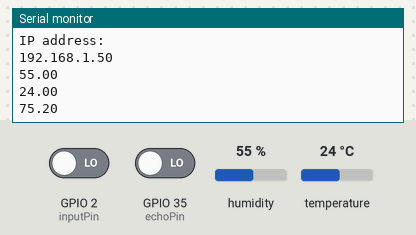
This sketch was run on a simulated ESP32. On the bench: the last lines printed to the serial monitor. The test bench sets the inputs (shaded band); at power-on: humidity 55 %, temperature 24 °C, GPIO 2 (inputPin) LOW, GPIO 35 (echoPin) LOW. WiFi joins after 1.5 s; servers stay silent unless stated; uploads are accepted with an empty reply.

Above: at 2.7 s.
2.8 s: humidity set to 22 %
At 3.67 s:
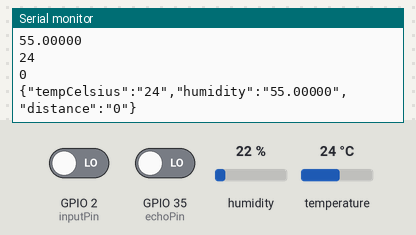
6.3 s: temperature set to 12 °C
At 6.9 s:
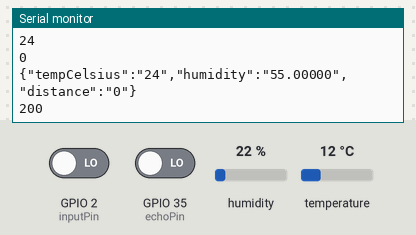
9.8 s: humidity set to 40 %
At 14.4 s:
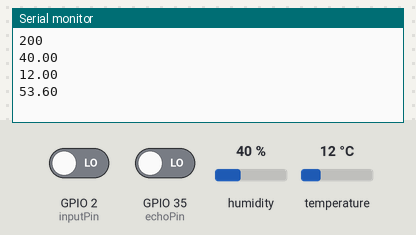
Timing chart, 0 to 15.9 s (numbered marks = the images above; inputs shaded):
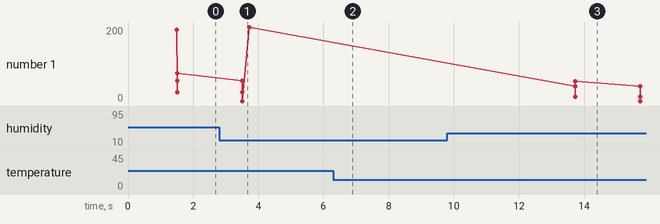

The sketch:

main.ino
```cpp
#include <HTTPClient.h>

#include <Adafruit_Sensor.h>

#include <WiFi.h>
#include "DHT.h"

#define DHTTYPE DHT22   // DHT 22  (AM2302), AM2321

// Replace with your network credentials
const char* ssid     = "iPhone";
const char* password = "mehdi1306";

// DHT Sensor
const int DHTPin = 27;
// Initialize DHT sensor.
DHT dht(DHTPin, DHTTYPE);

// defines pins numbers distance
const int trigPin = 32;
const int echoPin = 35;


int inputPin = 2;               // choose the input pin (for PIR sensor)
int pirState = LOW;             // we start, assuming no motion detected
int val = 0;                    // variable for reading the pin status


// Temporary variables
static char celsiusTemp[7];
static char fahrenheitTemp[7];
static char humidityTemp[7];
static char distanceMes[7];

// Client variables
char linebuf[80];
int charcount=0;


long duration;
int distance;

void setup() {
  // initialize the DHT sensor
  dht.begin();

  pinMode(trigPin, OUTPUT); // Sets the trigPin as an Output
  pinMode(echoPin, INPUT); // Sets the echoPin as an Input
  pinMode(inputPin, INPUT);     // declare sensor as input


  //Initialize serial and wait for port to open:
  Serial.begin(115200);
  while(!Serial) {
    ; // wait for serial port to connect. Needed for native USB port only
  }

  // We start by connecting to a WiFi network
  Serial.println();
  Serial.println();
  Serial.print("Connecting to ");
  Serial.println(ssid);

  WiFi.begin(ssid, password);

  // attempt to connect to Wifi network:
  while(WiFi.status() != WL_CONNECTED) {
    // Connect to WPA/WPA2 network. Change this line if using open or WEP network:
    delay(500);
    Serial.print(".");
  }
  Serial.println("");
  Serial.println("WiFi connected");
  Serial.println("IP address: ");
  Serial.println(WiFi.localIP());

}

void loop() {
    // Sensor readings may also be up to 2 seconds 'old' (its a very slow sensor)
    float h = dht.readHumidity();
    // Read temperature as Celsius (the default)
    float t = dht.readTemperature();
    // Read temperature as Fahrenheit (isFahrenheit = true)
    float f = dht.readTemperature(true);
    Serial.println(h);
    Serial.println(t);
    Serial.println(f);
    // Check if any reads failed and exit early (to try again).
    if (isnan(h) || isnan(t) || isnan(f)) {
        Serial.println("Failed to read from DHT sensor!");
        strcpy(celsiusTemp,"Failed");
        strcpy(fahrenheitTemp, "Failed");
        strcpy(humidityTemp, "Failed");
    }
    else{
        // Computes temperature values in Celsius + Fahrenheit and Humidity
        float hic = dht.computeHeatIndex(t, h, false);
        //dtostrf(hic, 6, 2, celsiusTemp);
        sprintf(celsiusTemp, "%g", t);
        float hif = dht.computeHeatIndex(f, h);
        //dtostrf(hif, 6, 2, fahrenheitTemp);
        //dtostrf(h, 6, 2, humidityTemp);
        sprintf(humidityTemp, "%f", h);
    }
    digitalWrite(trigPin, LOW);
    delay(500);

    // Sets the trigPin on HIGH state for 10 micro seconds
    digitalWrite(trigPin, HIGH);
    delay(500);
    digitalWrite(trigPin, LOW);

    // Reads the echoPin, returns the sound wave travel time in microseconds
    duration = pulseIn(echoPin, HIGH);

    // Calculating the distance
    distance= duration*0.034/2;

    sprintf(distanceMes, "%d", distance);

    val = digitalRead(inputPin);  // read input value

    Serial.println("--------BEFORE STRING-------");
    Serial.println(h);
    Serial.println(t);
    Serial.println(distance);

    Serial.println("--------AFTER STRING-------");
    Serial.println(humidityTemp);
    Serial.println(celsiusTemp);
    Serial.println(distanceMes);

    char body[120];
    strcpy(body, "{\"tempCelsius\":\"");
    strcat(body, celsiusTemp);
    strcat(body, "\",\"humidity\":\"");
    strcat(body, humidityTemp);
    strcat(body, "\",\"distance\":\"");
    strcat(body, distanceMes);
    strcat(body, "\"}");

    Serial.println(body);

    HTTPClient http;

    http.begin("http://185.216.25.195:8088/data");  //Specify destination for HTTP request
    http.addHeader("Content-Type", "application/json");             //Specify content-type header

    //String body = String("{\"tempCelsius\":\"" + celsiusTemp + "\",\"tempFahrenheit\":\"" + fahrenheitTemp + "\",\"humidity\":\"" + humidityTemp + "\"}")

    int httpResponseCode = http.POST(body);   //Send the actual POST request

    if(httpResponseCode>0) {
      String response = http.getString();

      Serial.println(httpResponseCode);
      Serial.println(response);
    } else {
      Serial.println("Error in sending data process");
    }

    // give the web browser time to receive the data
    delay(10000);
}
```

Measured:
- after the input at 9.8 s, the serial monitor: prints a new line after 3.9 s (image 3)
